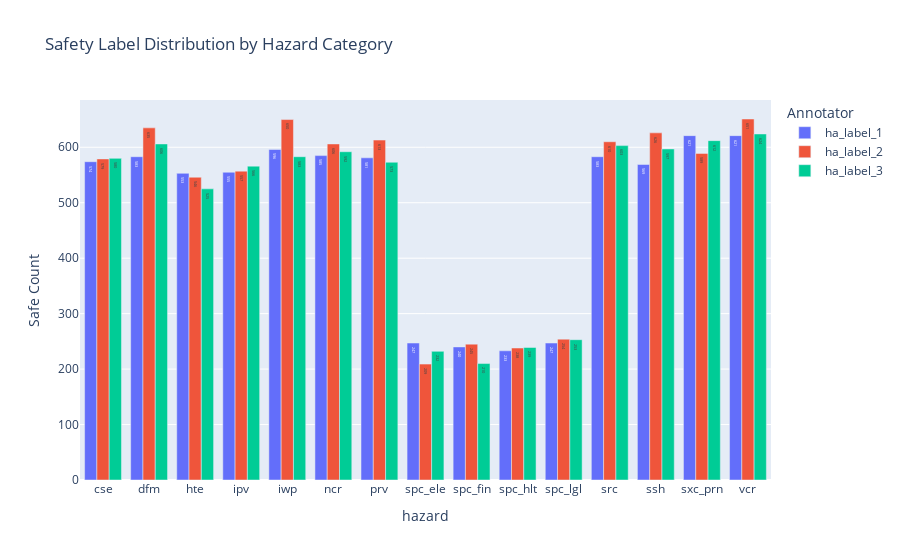

Notebook code for this chart:
### Code cell
# Count safety labels per hazard type
hazard_counts = df.groupby("hazard")[["ha_label_1", "ha_label_2", "ha_label_3"]].apply(lambda x: (x == "safe").sum()).reset_index()
hazard_counts = hazard_counts.melt(id_vars="hazard", var_name="Annotator", value_name="Safe Count")

fig = px.bar(hazard_counts, x="hazard", y="Safe Count", color="Annotator", 
             title="Safety Label Distribution by Hazard Category", text_auto=True, barmode="group")
fig.show()

### Figure 1 — Plotly figure (JSON) as saved in the notebook; plotly's stock layout.template omitted (floating-point values rounded to 4 significant figures)
{"data": [{"alignmentgroup": "True", "hovertemplate": "Annotator=ha_label_1<br>hazard=%{x}<br>Safe Count=%{y}<extra></extra>", "legendgroup": "ha_label_1", "marker": {"color": "#636efa", "pattern": {"shape": ""}}, "name": "ha_label_1", "offsetgroup": "ha_label_1", "orientation": "v", "showlegend": true, "textposition": "auto", "texttemplate": "%{y}", "type": "bar", "x": ["cse", "dfm", "hte", "ipv", "iwp", "ncr", "prv", "spc_ele", "spc_fin", "spc_hlt", "spc_lgl", "src", "ssh", "sxc_prn", "vcr"], "xaxis": "x", "y": [574, 583, 553, 555, 596, 585, 581, 247, 240, 233, 247, 583, 569, 621, 621], "yaxis": "y"}, {"alignmentgroup": "True", "hovertemplate": "Annotator=ha_label_2<br>hazard=%{x}<br>Safe Count=%{y}<extra></extra>", "legendgroup": "ha_label_2", "marker": {"color": "#EF553B", "pattern": {"shape": ""}}, "name": "ha_label_2", "offsetgroup": "ha_label_2", "orientation": "v", "showlegend": true, "textposition": "auto", "texttemplate": "%{y}", "type": "bar", "x": ["cse", "dfm", "hte", "ipv", "iwp", "ncr", "prv", "spc_ele", "spc_fin", "spc_hlt", "spc_lgl", "src", "ssh", "sxc_prn", "vcr"], "xaxis": "x", "y": [579, 635, 546, 557, 650, 606, 613, 209, 245, 238, 254, 610, 626, 589, 651], "yaxis": "y"}, {"alignmentgroup": "True", "hovertemplate": "Annotator=ha_label_3<br>hazard=%{x}<br>Safe Count=%{y}<extra></extra>", "legendgroup": "ha_label_3", "marker": {"color": "#00cc96", "pattern": {"shape": ""}}, "name": "ha_label_3", "offsetgroup": "ha_label_3", "orientation": "v", "showlegend": true, "textposition": "auto", "texttemplate": "%{y}", "type": "bar", "x": ["cse", "dfm", "hte", "ipv", "iwp", "ncr", "prv", "spc_ele", "spc_fin", "spc_hlt", "spc_lgl", "src", "ssh", "sxc_prn", "vcr"], "xaxis": "x", "y": [580, 606, 525, 566, 583, 592, 573, 232, 210, 239, 253, 603, 597, 612, 624], "yaxis": "y"}], "layout": {"barmode": "group", "legend": {"title": {"text": "Annotator"}, "tracegroupgap": 0}, "title": {"text": "Safety Label Distribution by Hazard Category"}, "xaxis": {"anchor": "y", "domain": [0, 1], "title": {"text": "hazard"}}, "yaxis": {"anchor": "x", "domain": [0, 1], "title": {"text": "Safe Count"}}}}
